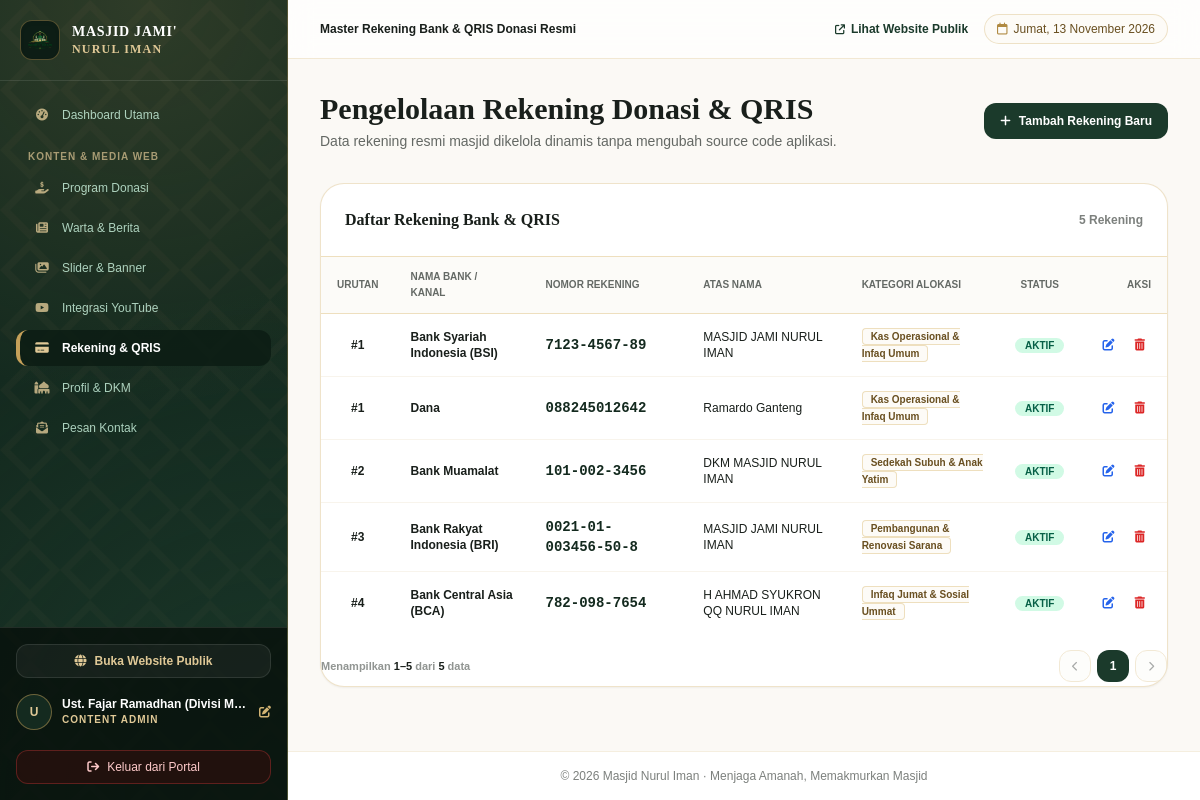
The page /admin/rekening-admin.php (signed in) on the database its author committed.
### tables this page shows
CREATE TABLE IF NOT EXISTS `rekening_donasi` (
  `id` int NOT NULL AUTO_INCREMENT,
  `nama_bank` varchar(50) NOT NULL,
  `nomor_rekening` varchar(50) NOT NULL,
  `atas_nama` varchar(100) NOT NULL,
  `kategori_donasi` varchar(100) NOT NULL DEFAULT 'Infaq & Kas Umum',
  `logo_bank` varchar(255) DEFAULT NULL,
  `qris_image` varchar(255) DEFAULT NULL,
  `is_active` tinyint(1) NOT NULL DEFAULT '1',
  `urutan` int NOT NULL DEFAULT '1',
  `created_at` timestamp NULL DEFAULT CURRENT_TIMESTAMP,
  PRIMARY KEY (`id`),
  KEY `idx_rekening_active` (`is_active`)
);

### admin/rekening-admin.php (the view, shortened to what this page needs)
<?php
require_once __DIR__ . '/../config/database.php';
$pag = paginate_data($pdo, "SELECT * FROM rekening_donasi ORDER BY urutan ASC, id ASC", [], 10);
$rekening = $pag['items'];
require_once __DIR__ . '/../layouts/header.php';
require_once __DIR__ . '/../layouts/sidebar.php';
?>
<div class="flex flex-col sm:flex-row sm:items-center justify-between gap-4">
    <div>
        <h2 class="text-2xl sm:text-3xl font-bold text-warm-900 font-classic">
            Pengelolaan Rekening Donasi &amp; QRIS
        </h2>
        <p class="text-xs sm:text-sm text-warm-800/70 mt-1">
            Data rekening resmi masjid dikelola dinamis tanpa mengubah source code aplikasi.
        </p>
    </div>
    <button type="button" onclick="bukaModalRekening()" class="px-4 py-2.5 rounded-xl bg-cypress-700 hover:bg-cypress-800 text-white font-bold text-xs shadow-xs transition flex items-center gap-2">
        <i class="fa-solid fa-plus"></i>
        <span>Tambah Rekening Baru</span>
    </button>
</div>
<div class="bg-white rounded-3xl border border-antique-300/50 shadow-sm overflow-hidden">
    <div class="p-6 border-b border-antique-200 flex items-center justify-between">
        <h3 class="font-classic text-base font-bold text-warm-900">
            Daftar Rekening Bank &amp; QRIS
        </h3>
        <span class="text-xs text-warm-800/60 font-semibold"><?= number_format($pag['total']) ?> Rekening</span>
    </div>
    <div class="overflow-x-auto -mx-5 px-5">
        <table class="w-full text-left text-xs min-w-[700px]">
            <thead>
                <tr class="border-b border-antique-200 bg-warm-50/70 text-warm-800/70 uppercase text-[10px] font-bold">
                    <th class="py-3 px-4 text-center">Urutan</th>
                    <th class="py-3 px-4">Nama Bank / Kanal</th>
                    <th class="py-3 px-4">Nomor Rekening</th>
                    <th class="py-3 px-4">Atas Nama</th>
                    <th class="py-3 px-4">Kategori Alokasi</th>
                    <th class="py-3 px-4 text-center">Status</th>
                    <th class="py-3 px-4 text-right">Aksi</th>
                </tr>
            </thead>
            <tbody class="divide-y divide-antique-100">
                <?php foreach ($rekening as $r): ?>
                    <tr class="hover:bg-warm-50/60 transition">
                        <td class="py-3.5 px-4 text-center font-bold text-warm-900">
                            #<?= $r['urutan'] ?>
                        </td>
                        <td class="py-3.5 px-4 font-bold text-warm-900">
                            <?= e($r['nama_bank']) ?>
                        </td>
                        <td class="py-3.5 px-4 font-mono font-bold text-cypress-800 text-sm">
                            <?= e($r['nomor_rekening']) ?>
                        </td>
                        <td class="py-3.5 px-4 text-warm-900">
                            <?= e($r['atas_nama']) ?>
                        </td>
                        <td class="py-3.5 px-4">
                            <span class="px-2 py-0.5 rounded text-[10px] font-bold bg-antique-50 text-antique-800 border border-antique-200">
                                <?= e($r['kategori_donasi']) ?>
                            </span>
                        </td>
                        <td class="py-3.5 px-4 text-center whitespace-nowrap">
                            <span class="px-2.5 py-0.5 rounded-full text-[10px] font-bold uppercase <?= $r['is_active'] ? 'bg-emerald-100 text-emerald-800' : 'bg-stone-200 text-stone-600' ?>">
                                <?= $r['is_active'] ? 'Aktif' : 'Nonaktif' ?>
                            </span>
                        </td>
                        <td class="py-3.5 px-4 text-right whitespace-nowrap">
                            <div class="flex items-center justify-end gap-2">
                                <button type="button" data-rekening="<?= htmlspecialchars(json_encode($r, JSON_UNESCAPED_UNICODE), ENT_QUOTES, 'UTF-8') ?>" onclick="editRekeningSafe(this)" class="p-1.5 rounded-lg text-blue-600 hover:bg-blue-50" title="Edit">
                                    <i class="fa-solid fa-pen-to-square"></i>
                                </button>
                                <a href="rekening-admin?hapus=<?= $r['id'] ?>" data-hapus data-judul="Hapus Rekening" data-pesan="Rekening <?= e($r['nama_bank'] ?? '') ?> a.n. <?= e($r['atas_nama'] ?? '') ?> akan dihapus. Lanjutkan?" class="p-1.5 rounded-lg text-red-600 hover:bg-red-50" title="Hapus">
                                    <i class="fa-solid fa-trash-can"></i>
                                </a>
                            </div>
                        </td>
                    </tr>
                <?php endforeach; ?>
            </tbody>
        </table>
    </div>
    <?php render_pagination($pag['totalHalaman'], $pag['halaman'], $pag['total'], $pag['dari'], $pag['sampai']); ?>
</div>
<?php require_once __DIR__ . '/../layouts/footer.php'; ?>

### config/helpers.php (shortened to what this page needs)
<?php
function e($text) {
    return htmlspecialchars((string)($text ?? ''), ENT_QUOTES, 'UTF-8');
}
function paginate_data($pdo, $sql, $params = [], $perHalaman = 10) {
    $perHalaman = max(1, (int)$perHalaman);
    $stmtCount = $pdo->prepare("SELECT COUNT(*) FROM (" . $sql . ") AS sub_paginator");
    $stmtCount->execute($params);
    $total = (int)$stmtCount->fetchColumn();
    $totalHalaman = (int)ceil($total / $perHalaman);
    $totalHalaman = max(1, $totalHalaman);
    $halaman = (int)($_GET['page'] ?? 1);
    $offset = ($halaman - 1) * $perHalaman;
    $stmt = $pdo->prepare($sql . " LIMIT ? OFFSET ?");
    $i = 1;
    $stmt->bindValue($i++, (int)$perHalaman, PDO::PARAM_INT);
    $stmt->bindValue($i, (int)$offset, PDO::PARAM_INT);
    $stmt->execute();
    $items = $stmt->fetchAll();
    $dari   = $total === 0 ? 0 : ($offset + 1);
    $sampai = min($offset + $perHalaman, $total);
    return [
        'items'        => $items,
        'total'        => $total,
        'halaman'      => $halaman,
        'totalHalaman' => $totalHalaman,
        'dari'         => $dari,
        'sampai'       => $sampai,
    ];
}
function render_pagination($totalHalaman, $halaman, $total = 0, $dari = 0, $sampai = 0) {
    $query = $_GET;
    $q = function ($page) use ($query) {
        $query['page'] = $page;
        return '?' . http_build_query($query);
    };
    echo '<div class="flex flex-col sm:flex-row items-center justify-between gap-3 pt-4 pb-1 text-xs">';
    echo '<span class="text-[11px] text-warm-800/50 font-semibold">Menampilkan <b class="text-warm-900">' . $dari . '&ndash;' . $sampai . '</b> dari <b class="text-warm-900">' . $total . '</b> data</span>';
    echo '<nav class="flex items-center gap-1.5" aria-label="Pagination">';
    $prevHalaman = max(1, $halaman - 1);
    $prevDisabled = $halaman <= 1;
    echo '<a href="' . e($q($prevHalaman)) . '" class="w-8 h-8 rounded-xl bg-warm-50 border border-antique-300 text-warm-800 flex items-center justify-center transition ' . ($prevDisabled ? 'pointer-events-none opacity-40' : 'hover:bg-antique-100') . '" title="Sebelumnya">';
    echo '<i class="fa-solid fa-chevron-left text-[10px]"></i></a>';
    $mulai = max(1, $halaman - 2);
    $akhir = min($totalHalaman, $halaman + 2);
    for ($i = $mulai; $i <= $akhir; $i++) {
        if ($i === $halaman) {
            echo '<span class="w-8 h-8 rounded-xl bg-cypress-700 text-white font-bold shadow-xs flex items-center justify-center">' . $i . '</span>';
        } else {
            echo '<a href="' . e($q($i)) . '" class="w-8 h-8 rounded-xl bg-warm-50 border border-antique-300 text-warm-800 hover:bg-antique-100 flex items-center justify-center font-semibold transition">' . $i . '</a>';
        }
    }
    $nextHalaman = min($totalHalaman, $halaman + 1);
    $nextDisabled = $halaman >= $totalHalaman;
    echo '<a href="' . e($q($nextHalaman)) . '" class="w-8 h-8 rounded-xl bg-warm-50 border border-antique-300 text-warm-800 flex items-center justify-center transition ' . ($nextDisabled ? 'pointer-events-none opacity-40' : 'hover:bg-antique-100') . '" title="Berikutnya">';
    echo '<i class="fa-solid fa-chevron-right text-[10px]"></i></a>';
    echo '</nav>';
    echo '</div>';
}

### assets/css/classic-theme.css (style rules this page uses)
:root { --color-primary: #183728; --color-primary-dark: #11271d; --color-primary-light: #224937; --color-accent-gold: #c5a059; --color-accent-gold-light: #dfc896; --color-accent-gold-dark: #9e7b36; --color-bg-body: #fbf9f5; --color-bg-surface: #ffffff; --color-bg-muted: #f4efe4; --color-border-subtle: #e8e2d4; --color-border-gold: #dbc8a2; --color-text-main: #1b2620; --color-text-muted: #5e6d64; }
body { font-family: 'Plus Jakarta Sans', sans-serif; background-color: var(--color-bg-body); color: var(--color-text-main); -webkit-font-smoothing: antialiased; }
.font-classic { font-family: 'Cinzel', serif; }
.pattern-arabesque-light { background-color: #fbf9f5; background-image: radial-gradient(#183728 0.55px, transparent 0.55px), radial-gradient(#c5a059 0.55px, #fbf9f5 0.55px); background-size: 22px 22px; background-position: 0 0, 11px 11px; }

### rows shown on the page
rekening_donasi: urutan "1", nama_bank "Bank Syariah Indonesia (BSI)", nomor_rekening "7123-4567-89", atas_nama "MASJID JAMI NURUL IMAN", kategori_donasi "Kas Operasional & Infaq Umum", is_active "AKTIF"
rekening_donasi: urutan "1", nama_bank "Dana", nomor_rekening "088245012642", atas_nama "Ramardo Ganteng", kategori_donasi "Kas Operasional & Infaq Umum", is_active "AKTIF", id "5"
rekening_donasi: urutan "2", nama_bank "Bank Muamalat", nomor_rekening "101-002-3456", atas_nama "DKM MASJID NURUL IMAN", kategori_donasi "Sedekah Subuh & Anak Yatim", is_active "AKTIF"
rekening_donasi: urutan "3", nama_bank "Bank Rakyat Indonesia (BRI)", nomor_rekening "0021-01-003456-50-8", atas_nama "MASJID JAMI NURUL IMAN", kategori_donasi "Pembangunan & Renovasi Sarana", is_active "AKTIF"
rekening_donasi: urutan "4", nama_bank "Bank Central Asia (BCA)", nomor_rekening "782-098-7654", atas_nama "H AHMAD SYUKRON QQ NURUL IMAN", kategori_donasi "Infaq Jumat & Sosial Ummat", is_active "AKTIF"

### other values the page prints
substr($user['nama'] ?? 'A', 0, 1) "U"
$user['nama'] "Ust. Fajar Ramadhan (Divisi M…"
str_replace('_', ' ', $userRole) "CONTENT ADMIN"
$pageSubtitle "Master Rekening Bank & QRIS Donasi Resmi"
$tanggalLengkap "Jumat, 13 November 2026"
$pag['total'] "5"
$dari "1"
